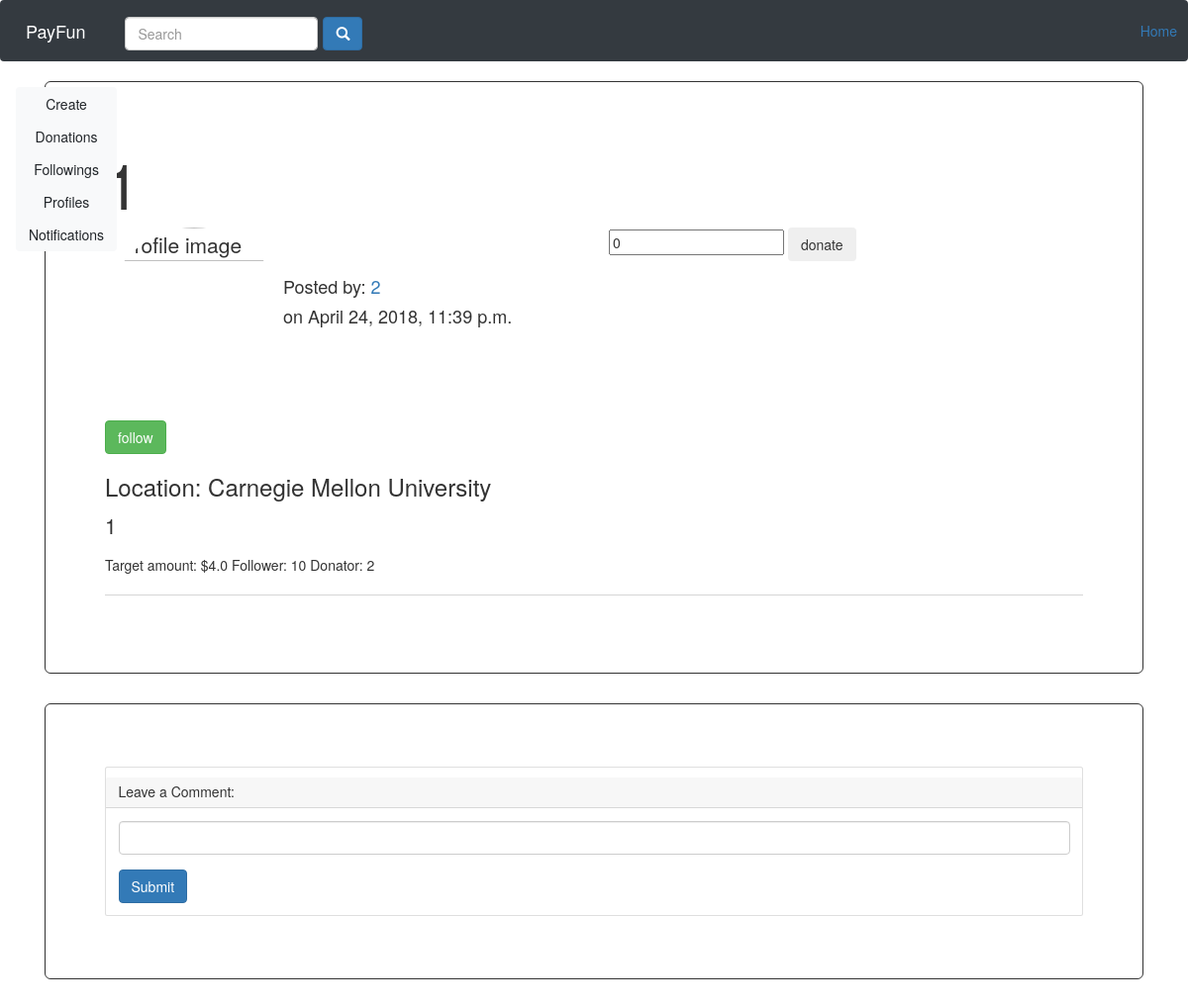
The app's page /activitydetail/1/ (signed in) with its own data.
### payfun/models.py (models this page shows)
class Activity(models.Model):
	launcher = models.ForeignKey(User, on_delete=models.CASCADE)
	title = models.CharField(max_length=100)
	content = models.CharField(max_length=1000)
	picture = models.FileField(upload_to="images", blank=True)
	target_money = models.FloatField()
	start_time = models.DateTimeField()
	end_time = models.DateTimeField()
	post_time = models.DateTimeField(auto_now_add=True)
	location = models.CharField(max_length=100)
	location_id = models.CharField(max_length=100)
	is_start = models.BooleanField() # whether the activity has started
	is_end = models.BooleanField() # whether the activity has failed, whether success or failure
	is_success = models.BooleanField(blank=True)
	followee = models.ManyToManyField(User, related_name='followeeForActivity')
	sponseree = models.ManyToManyField(User, related_name='sponsereeForActivity')
	paypal_account = models.CharField(max_length=1000)
	total_rate = models.IntegerField(default=0)
	rate_cur = models.FloatField(default=0)

### payfun/views.py (the view)
# urls.py: url(r'^activitydetail/(?P<activity_id>\S+)/$', views.activitydetail, name="activityDetail"),
@login_required
def activitydetail(request, activity_id):
    user_tmp = request.user
    username_tmp = request.user.username
    userlastname_tmp = user_tmp.last_name
    userfirstname_tmp = user_tmp.first_name
    Entry_Activity = get_object_or_404(Activity,id = activity_id)
    try:
        Entry_Profile     = Profile.objects.get(username = request.user.username)
    except:
        new_profile_entry = Profile(username= username_tmp,bio='default_bio',
                                    first_name= userfirstname_tmp,
                                    last_name= userlastname_tmp)
        new_profile_entry.save()
        Entry_Profile = get_object_or_404(Profile,username = request.user.username)
    if(request.user.username ==Entry_Activity.launcher.username):
        my_activity = '1'
    else:
        my_activity = '0'
    if Entry_Activity in Entry_Profile.follow_activity.all():
        activity_followed = '1'
    else:
        activity_followed = '0';
    return render(request, 'project_detail.html',{'activity':Entry_Activity, 'my_activity': my_activity,"activity_followed": activity_followed})

### payfun/templates/project_detail.html (shortened to what this page needs)
<!DOCTYPE html>
<html lang="en">
<head>
    {% load static %}
    <link href="../../static/vendor/bootstrap/css/bootstrap.min.css" rel="stylesheet">
    <link href="../../static/payfun/project_detail.css" rel="stylesheet">
    <link rel="stylesheet" href="https://maxcdn.bootstrapcdn.com/bootstrap/3.3.7/css/bootstrap.min.css">
</head>
<body>
    <div id="wrapper">
        <nav class="navbar navbar-expand-md navbar-dark fixed-top bg-dark">
            <a class="navbar-brand" href="{url 'stream'}">PayFun</a>
            <div class="collapse navbar-collapse" id="navbarCollapse">
                <form class="form-inline mt-2 mt-md-0" method="post" action="/searchActivity/">
                    <input class="form-control mr-sm-2" type="text" placeholder="Search" aria-label="Search" name="searchInput" style="margin-top: 5px;">
                    <button class="btn btn-primary" type="submit" name="searchButton" style="margin-top: 5px;"><span class="glyphicon glyphicon-search"></span></button>
                </form>
            </div>
            <a href="/global-stream">Home</a>
        </nav>
        <div class="container" id="main_block">
            <div class="sidenav">
                <div class="btn-group-vertical">
                    <a class='btn btn-light' href="{% url 'launCh' %}">Create</a>
                    <a class="btn btn-light" href="{% url 'donations' %}">Donations</a>
                    <a class="btn btn-light" href="{% url 'followings' %}">Followings</a>
                    <a class="btn btn-light" href="{% url 'profile' user.username %}"></i>Profiles</a>
                     <a class="btn btn-light" href="/notifications">Notifications</a>
                </div>
            </div>
            <div class="jumbotron">
                <div class="comment">
                    <h1>{{activity.title}}</h1>
                    <div class="row">
                        <div class="col-sm">
                            <p style="float: left;">
                                <img title="profile image" class="img-circle img-responsive profile-img" src="{% url 'getPhoto' activity.id %}" height="180px" width="180px" align="middle">
                            </p>
                            <br/>
                            <br/>
                            <h4>Posted by: <a href="/profile/{{activity.launcher.username}}">{{activity.launcher.username}}</a></h4>
                            <h4>on {{activity.post_time}}</h4>
                        </div>
                        <div class="col-sm">
                            <form method="post" action="{% url 'pay' activity.id %}" id="donate-{{ activity.id }}">
                                <input id="t_amount" name="t_amount" type="text" value="0"/>
                                <input type="submit" class="btn" value="donate" id="donate_amount"/>
                            </form>
                        </div>
                    </div>
                    {% if my_activity == '0' %}
                         {% if activity_followed == '0' %}
                                <form method="post" action="/followActivity/{{activity.id}} ">
                                    <input type="submit" class="btn btn-success" value="follow">
                                </form>
                         {% endif %}
                    {% endif %}
                    <h3>Location: {{activity.location}}</h3>
                    <p>{{activity.content}}</p>
                    <h7>Target amount: ${{activity.target_money}}</h7>
                    <h7>Follower: 10 Donator: 2</h7>
                    <br/>
                    <br/>
                </div>
                <hr>
                <br/>
                </div>
                <div class="jumbotron">
                    <div class="card my-4 comment_input">
                        <h5 class="card-header">Leave a Comment:</h5>
                        <div class="card-body">
                            <div class="form-group">
                                <input class="form-control" rows="1", name="comment-{{activity.id}}" id="comment-{{activity.id}}">
                            </div>
                            <button type="submit" class="btn btn-primary"  onclick='addComment({{ activity.id }})'>Submit</button>
                        </div>
                    </div>
                </div>
            </div>
</body>
</html>

### payfun/static/payfun/project_detail.css (style rules this page uses)
body { overflow-x: hidden; }
#wrapper { padding-left: 0; -webkit-transition: all 0.5s ease; -moz-transition: all 0.5s ease; -o-transition: all 0.5s ease; transition: all 0.5s ease; }
@media (min-width:768px) { #wrapper { padding-left: 0; } }

### payfun/templates/project_detail.html (style rules this page uses)
.sidenav { width: 160px; position: fixed; z-index: 1; left: 0; overflow-x: hidden; padding: 6px 8px 6px 16px; }
hr { margin-top: 0px; margin-bottom: 0px; }

### records on screen
Activity: title "1", launcher.username "2", post_time "April 24, 2018, 11:39 p.m.", location "Carnegie Mellon University", content "1", target_money "4.0"
